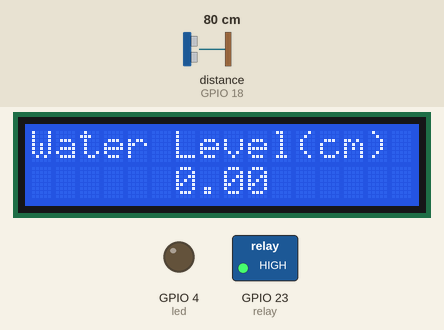
This sketch was run on a simulated ESP32. Parts: 16×2 character LCD, switched loads named in the sketch (green lamp = pin HIGH), output pins drawn as LEDs (lit = HIGH). Wiring (inferred from the names in the program): ultrasonic range finder: trigger GPIO 5; echo GPIO 18. The inputs (shaded band) are chosen by the test bench; at power-on: distance to the obstacle (sensor on GPIO 18) 80 cm. The echo pulse lasts 58.3 µs per cm; WiFi joins after 1.5 s; servers stay silent unless stated; uploads are accepted with an empty reply; pins used as bus, display or sensor lines are not drawn; what the sketch prints to the serial monitor is not drawn.

Above: at 5.2 s.
5.3 s: distance to the obstacle (sensor on GPIO 18) set to 12 cm
At 9.7 s:
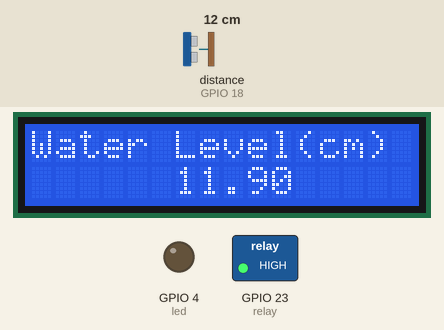
10.8 s: distance to the obstacle (sensor on GPIO 18) set to 9 cm
At 15.7 s:
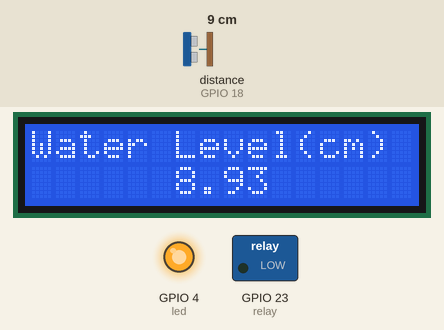
16.3 s: distance to the obstacle (sensor on GPIO 18) set to 2 cm
At 20.8 s:
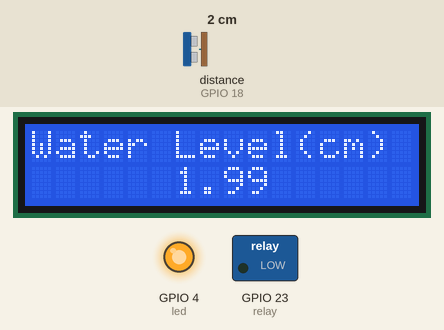
Timing chart, 0 to 22.3 s (numbered marks = the images above; inputs shaded):
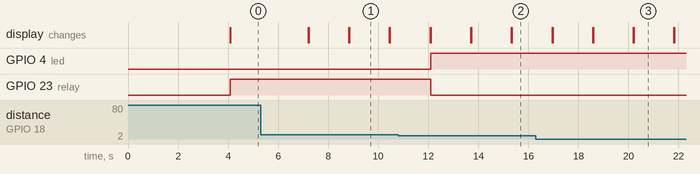

The sketch:

ReadingsToDb.ino
```cpp
//define sound speed in cm/uS
#define SOUND_SPEED 0.034
#include <LiquidCrystal_I2C.h>

#define uS_TO_S_FACTOR 1000000ULL  /* Conversion factor for micro seconds to seconds */

#include <Arduino.h>

#include <WiFi.h>
#include <WiFiMulti.h>

#include <HTTPClient.h>

#define USE_SERIAL Serial

LiquidCrystal_I2C lcd(0x27,16,2);  // set the LCD address to 0x27 for a 16 chars and 2 line display

WiFiMulti wifiMulti;


long duration;
float distanceCm;
const int trigPin = 5;
const int echoPin = 18;
int led = 4; // set the "led" variable as 13
int relay = 23;


void setup() {
    lcd.init();
    lcd.clear();
    lcd.backlight();      // Make sure backlight is on

    Serial.begin(115200); // Starts the serial communication
    pinMode(trigPin, OUTPUT); // Sets the trigPin as an Output

    pinMode(echoPin, INPUT); // Sets the echoPin as an Input

    pinMode(led, OUTPUT);   // designate port 13 as output

    pinMode(relay, OUTPUT);

    USE_SERIAL.begin(115200);

    USE_SERIAL.println();
    USE_SERIAL.println();
    USE_SERIAL.println();

    for(uint8_t t = 4; t > 0; t--) {
        USE_SERIAL.printf("[SETUP] WAIT %d...\n", t);
        USE_SERIAL.flush();
        delay(1000);
    }

    wifiMulti.addAP("Ben.Fra.Pri", "M633SFTK");


}

void loop() {

   // Print a message on both lines of the LCD.
  lcd.setCursor(0,0);   //Set cursor to character 2 on line 0
  lcd.print("Water Level(cm)");

  lcd.setCursor(6,1);   //Move cursor to character 2 on line 1
  lcd.print(distanceCm);

   // Clears the trigPin
  digitalWrite(trigPin, LOW);
  delayMicroseconds(2);
  // Sets the trigPin on HIGH state for 10 micro seconds
  digitalWrite(trigPin, HIGH);
  delayMicroseconds(10);
  digitalWrite(trigPin, LOW);


   duration = pulseIn(echoPin, HIGH);

  // Calculate the distance
  distanceCm = duration * SOUND_SPEED/2;


  // turns on the led when the water level is below 5cm
  if(distanceCm < 10){
      digitalWrite(relay, LOW);
      digitalWrite(led, HIGH);
  }
  if(distanceCm >= 50 ){
    digitalWrite(relay, HIGH);
    digitalWrite(led, LOW);   // turn the led on
  }

//   if(distanceCm > 50){
//      digitalWrite(relay, HIGH);
//      digitalWrite(led, LOW);   // turn the led on
//   }else {
//    digitalWrite(led, HIGH);    // turn the led off
//    digitalWrite(relay, LOW);
//   }

    // wait for WiFi connection
    if((wifiMulti.run() == WL_CONNECTED)) {

        HTTPClient http;


        sendinformation();
        sendData();

        USE_SERIAL.print("[HTTP] begin...\n");
        // configure traged server and url
        //http.begin("https://www.howsmyssl.com/a/check", ca); //HTTPS


        USE_SERIAL.print("[HTTP] GET...\n");
        // start connection and send HTTP header
        int httpCode = http.GET();

        // httpCode will be negative on error
        if(httpCode > 0) {
            // HTTP header has been send and Server response header has been handled
            USE_SERIAL.printf("[HTTP] GET... code: %d\n", httpCode);

            // file found at server
            if(httpCode == HTTP_CODE_OK) {
                String payload = http.getString();
                USE_SERIAL.println(payload);
            }
        } else {
            USE_SERIAL.printf("[HTTP] GET... failed, error: %s\n", http.errorToString(httpCode).c_str());
        }

        http.end();
    }

    delay(1000);
    lcd.clear();
}

void sendData(){
  HTTPClient http;
  Serial.println(" ");
  Serial.println("Sending Reading Request");
  http.begin("http://192.168.46.56/Iot/waterTB.php?ownerID=4&location=Agbogba&water_level=" + String(distanceCm));
  int httpCode = http.GET();
  String result = http.getString();
//  Serial.println(result);
}

void sendinformation() {
  HTTPClient http;
  Serial.println(" ");
  Serial.println("Sending Tank Information Request");

  http.begin("http://192.168.46.56/Iot/ownerTB.php?ownerID=4&first_name=Gerald&last_name=Akita");
  int httpCode = http.GET();
  String result = http.getString();
//  Serial.println(result);
}
```

Measured:
- the behaviour switches between 11 and 10 cm on distance to the obstacle (sensor on GPIO 18) (found by bisection; images 1 and 2)
- after the input at 10.8 s, GPIO 4 (led): LOW → HIGH after 1.3 s; GPIO 23 (relay): HIGH → LOW after 1.3 s; the display: first differs from a run without the input after 2.9 s (image 2)
- after the input at 16.3 s, the display: first differs from a run without the input after 2.3 s (image 3)
- what the display in image 1 shows lasts 1.6 s, from 8.8 s to 10.4 s
